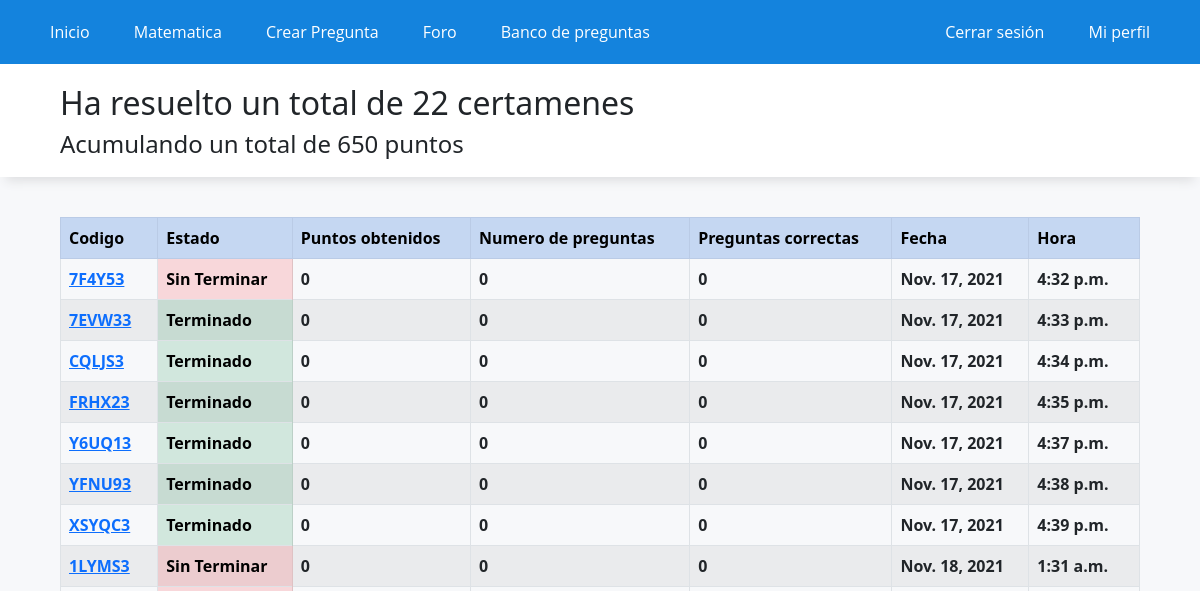
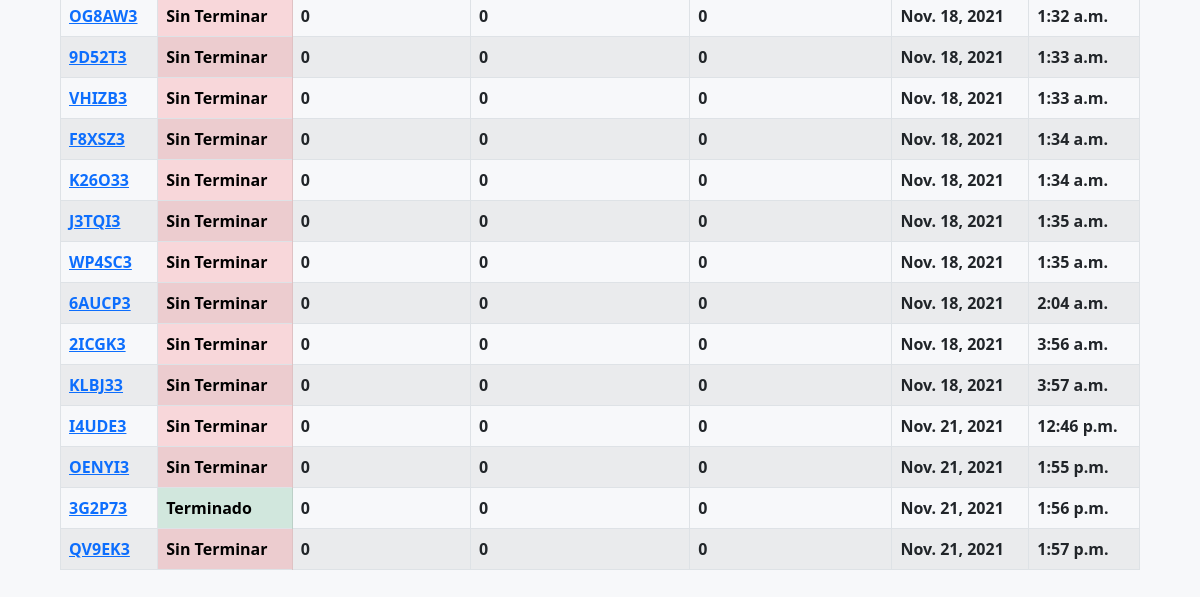
/historial/ (signed in), run on an earlier commit of the app's database (2 pictures, top to bottom).
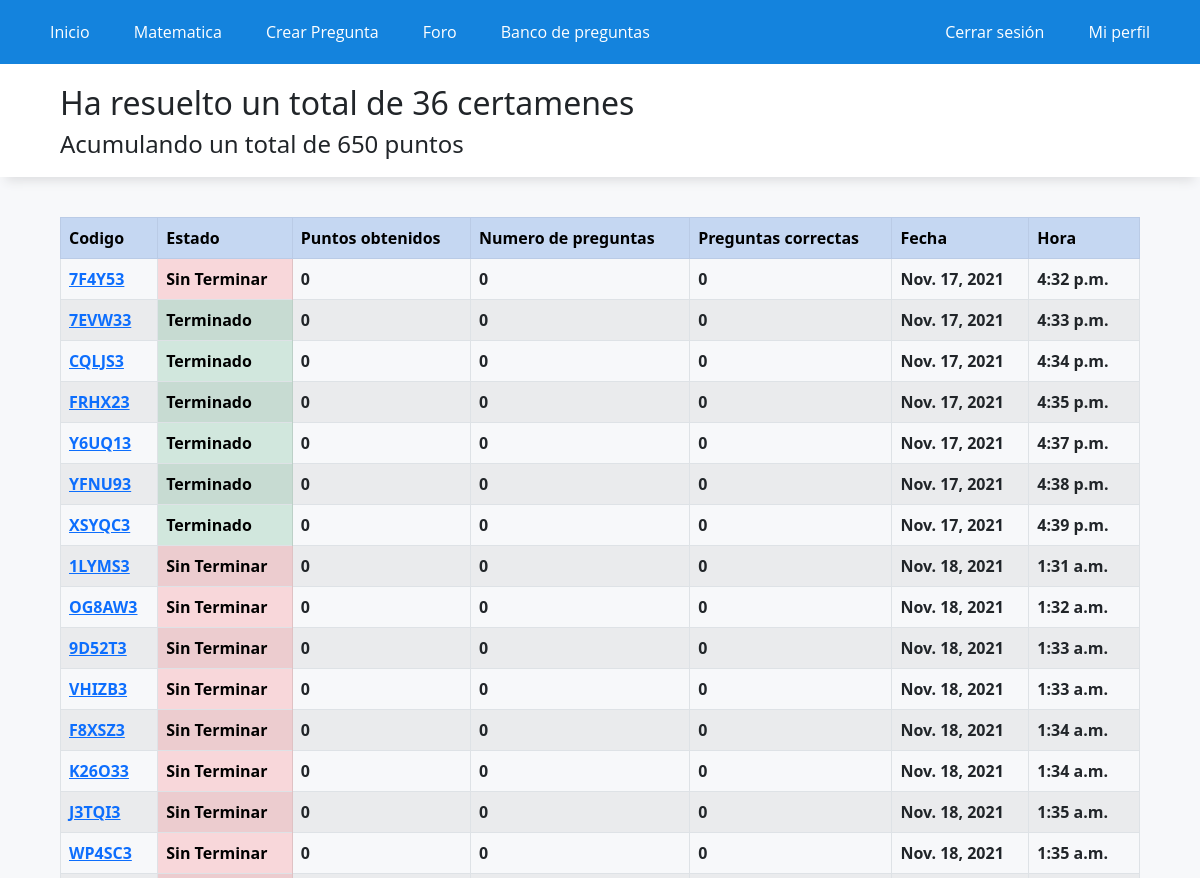
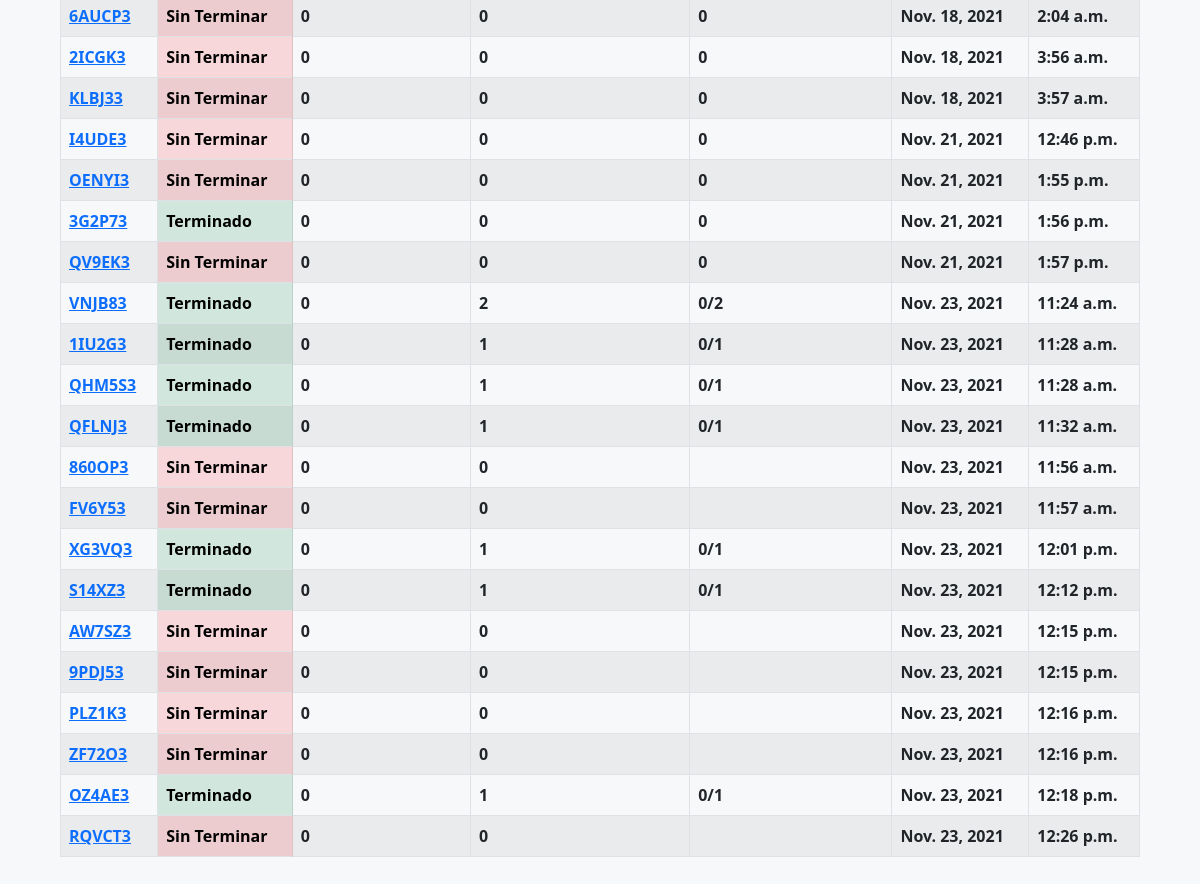
And on a later commit of the database (2 pictures, top to bottom).
### WebApp/models.py (models this page shows)
class historialCertamen(models.Model):
    id_usuario = models.IntegerField()
    id_preguntas = models.CharField(max_length=50)
    fecha = models.DateField(auto_now_add=True)
    hora = models.TimeField(auto_now_add=True)
    estado = models.BooleanField(default=False)
    id_certamen = models.CharField(max_length=20, default="")
    n_preguntas = models.IntegerField(default=0)
    n_correctas = models.CharField(max_length=20, default="")
    puntos = models.IntegerField(default=0)

### WebApp/views.py (the view)
# urls.py: path('historial/',registro_certamenes, name="historial"),
def registro_certamenes(request):
    certamenes = historialCertamen.objects.filter(id_usuario=request.user.id)
    print(len(certamenes))
    data= {
        'puntos': profile.objects.get(name_id=request.user.id).punctuation,
        'certamenes': certamenes,
        'n_certamenes': len(certamenes),
    }
    return render(request,'app/registro_certamenes.html',data)

### WebApp/templates/app/registro_certamenes.html (shortened to what this page needs)
{% extends 'app/base.html' %}
{% load static %}
{% block contenido %}
<div class="titulo">
    <h2>Ha resuelto un total de {{n_certamenes}} certamenes</h2>
    <h4>Acumulando un total de {{puntos}} puntos</h4>
</div>
<div class="elContenedor">
    <table class="table table-striped table-bordered">
        <tr class="table-primary">
            <th>Codigo</th>
            <th>Estado</th>
            <th>Puntos obtenidos</th>
            <th>Numero de preguntas</th>
            <th>Preguntas correctas</th>
            <th>Fecha</th>
            <th>Hora</th>
        </tr>
        {% for certamen in certamenes %}
        <tr>
            <th><a href="/certamen/?id={{certamen.id_certamen}}">{{certamen.id_certamen}}</a></th>
            {% if certamen.estado %}
                <th class="table-success">Terminado</th>
            {% else %}
                <th class="table-danger">Sin Terminar</th>
            {% endif %}
            <th>{{certamen.puntos}}</th>
            <th>{{certamen.n_preguntas}}</th>
            <th>{{certamen.n_correctas}}</th>
            <th>{{certamen.fecha}}</th>
            <th>{{certamen.hora}}</th>
        </tr>
        {% endfor %}
    </table>
</div>
{% endblock %}

### WebApp/templates/app/base.html (shortened to what this page needs)
<!DOCTYPE html>
<html lang="es">
<head>
    {% load  static %}
    <link rel="stylesheet" href="https://use.fontawesome.com/releases/v5.6.3/css/all.css" >
    <link href="https://cdn.jsdelivr.net/npm/bootstrap@5.1.3/dist/css/bootstrap.min.css" rel="stylesheet">
    <link rel="stylesheet" href="{% static 'app/css/styles.css' %}">
        <link rel="stylesheet" href="https://cdnjs.cloudflare.com/ajax/libs/mathquill/0.10.1/mathquill.css"/>
</head>
<body>
    <header>
        <nav class="navegacion">
            <ul class="menu">
                <li><a href="{% url 'home' %}">Inicio</a></li>
                {% if user.is_authenticated %}
                <li><a class="mat">Matematica</a>
                </li>
                <li><a href="{% url 'crearPregunta' %}">Crear Pregunta</a></li>
                <li><a href="{% url 'foro1' %}">Foro</a></li>
                <li><a href="{% url 'banco-preguntas' %}">Banco de preguntas</a></li>
                {% endif %}
            </ul>
            <ul>
                {% if user.is_authenticated %}
                <li><a href="{% url 'logout' %}">Cerrar sesión</a></li>
                <li><a href="{% url 'mi_perfil' %}">Mi perfil</a></li>
                {% else %}
                <li><a href="{% url 'iniciar_sesion' %}">Iniciar sesión</a></li>
                <li><a href="{% url 'registrarse' %}">Registrarse</a></li>
                {% endif %}
            </ul>
        </nav>
    </header>
    {% if user.is_authenticated %}
    <div id="contenido">
        {% block contenido%}
        {% endblock %}
    </div>
    {% else %}
    <div id="contenido">
        <h1>Por Favor, inicia sesión para poder acceder al contenido :)</h1>
    </div>
    {% endif %}
</body>
</html>

### WebApp/static/app/css/styles.css (style rules this page uses)
* { margin: 0; padding: 0; -webkit-box-sizing: border-box; -moz-box-sizing: border-box; box-sizing: border-box; }
body { background: rgb(247,248,250); }
.navegacion { display: flex; justify-content: space-between; width: 100%; padding-inline: 30px; margin: auto; background: #1483dd; }
.navegacion ul { list-style: none; margin: 0; padding: 0; }
.navegacion > ul >li { position: relative; display: inline-block; }
.navegacion > ul > li > a { display: block; padding: 20px 20px; color: white; font-family: 'Open Sans', sans-serif; text-decoration: none; }
.mat { color: white; }
#contenido { width: 100%; padding-top: 0px; padding-bottom: 50px; margin:auto; }
.titulo { box-shadow: 0px 10px 10px -6px rgb(222,223,225); background-color: white; padding-top: 20px; padding-bottom: 10px; padding-left: 5%; margin-bottom: 40px; width: 100%; }
.elContenedor { width: 90%; padding-top: 0px; margin:auto; }

What changed in the data, as far as the page shows it:
added historialCertamen: id_certamen "VNJB83", estado "Terminado", puntos "0", n_preguntas "2", n_correctas "0/2", fecha "Nov. 23, 2021", hora "11:24 a.m."
added historialCertamen: id_certamen "1IU2G3", estado "Terminado", puntos "0", n_preguntas "1", n_correctas "0/1", fecha "Nov. 23, 2021", hora "11:28 a.m."
added historialCertamen: id_certamen "QHM5S3", estado "Terminado", puntos "0", n_preguntas "1", n_correctas "0/1", fecha "Nov. 23, 2021", hora "11:28 a.m."
added historialCertamen: id_certamen "QFLNJ3", estado "Terminado", puntos "0", n_preguntas "1", n_correctas "0/1", fecha "Nov. 23, 2021", hora "11:32 a.m."
added historialCertamen: id_certamen "860OP3", estado "Sin Terminar", puntos "0", n_preguntas "0", fecha "Nov. 23, 2021", hora "11:56 a.m."
added historialCertamen: id_certamen "FV6Y53", estado "Sin Terminar", puntos "0", n_preguntas "0", fecha "Nov. 23, 2021", hora "11:57 a.m."
added historialCertamen: id_certamen "XG3VQ3", estado "Terminado", puntos "0", n_preguntas "1", n_correctas "0/1", fecha "Nov. 23, 2021", hora "12:01 p.m."
added historialCertamen: id_certamen "S14XZ3", estado "Terminado", puntos "0", n_preguntas "1", n_correctas "0/1", fecha "Nov. 23, 2021", hora "12:12 p.m."
added historialCertamen: id_certamen "AW7SZ3", estado "Sin Terminar", puntos "0", n_preguntas "0", fecha "Nov. 23, 2021", hora "12:15 p.m."
added historialCertamen: id_certamen "9PDJ53", estado "Sin Terminar", puntos "0", n_preguntas "0", fecha "Nov. 23, 2021", hora "12:15 p.m."
added historialCertamen: id_certamen "PLZ1K3", estado "Sin Terminar", puntos "0", n_preguntas "0", fecha "Nov. 23, 2021", hora "12:16 p.m."
added historialCertamen: id_certamen "ZF72O3", estado "Sin Terminar", puntos "0", n_preguntas "0", fecha "Nov. 23, 2021", hora "12:16 p.m."
added historialCertamen: id_certamen "OZ4AE3", estado "Terminado", puntos "0", n_preguntas "1", n_correctas "0/1", fecha "Nov. 23, 2021", hora "12:18 p.m."
added historialCertamen: id_certamen "RQVCT3", estado "Sin Terminar", puntos "0", n_preguntas "0", fecha "Nov. 23, 2021", hora "12:26 p.m."
Also different on the page:
{{ n_certamenes }}: "22" → "36"
